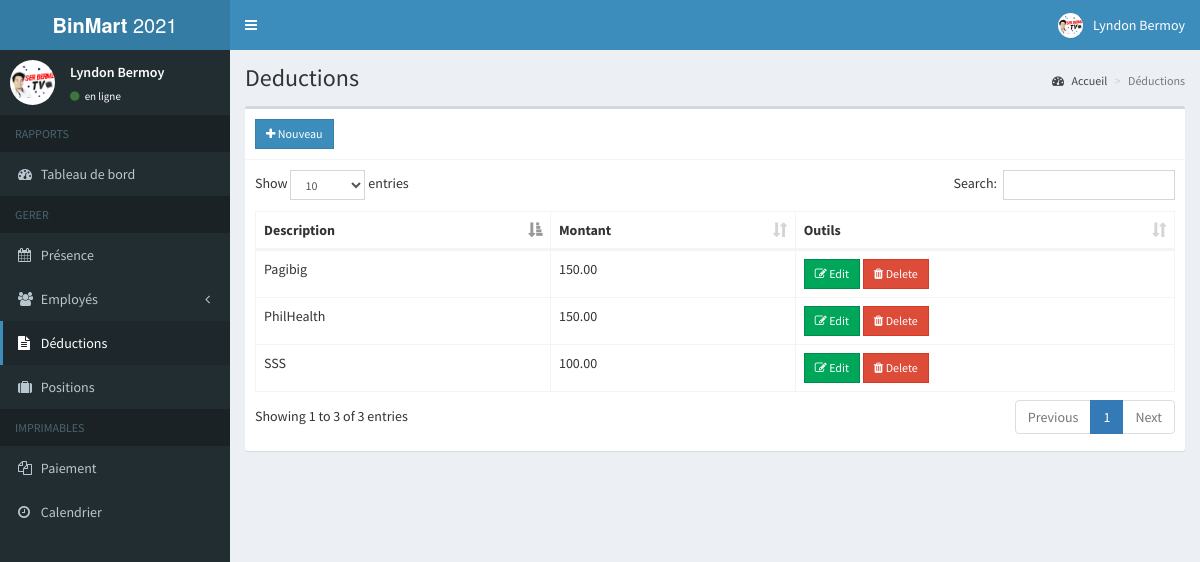
/admin/deduction.php (signed in), run on the app's committed database.
### tables this page shows
CREATE TABLE `deductions` (
  `id` int(11) NOT NULL,
  `description` varchar(100) NOT NULL,
  `amount` double NOT NULL
);

### admin/includes/session.php (called while the page is built, shortened)
<?php
	include 'includes/conn.php';
	$sql = "SELECT * FROM admin WHERE id = '".$_SESSION['admin']."'";
	$query = $conn->query($sql);
	$user = $query->fetch_assoc();
?>

### admin/deduction.php (the view, shortened to what this page needs)
<?php include 'includes/session.php'; ?>
<?php include 'includes/header.php'; ?>
<body class="hold-transition skin-blue sidebar-mini">
<div class="wrapper">
  <?php include 'includes/navbar.php'; ?>
  <?php include 'includes/menubar.php'; ?>
  <div class="content-wrapper">
    <section class="content-header">
      <h1>
        Deductions
      </h1>
      <ol class="breadcrumb">
        <li><a href="#"><i class="fa fa-dashboard"></i> Accueil</a></li>
        <li class="active">Déductions</li>
      </ol>
    </section>
    <section class="content">
      <div class="row">
        <div class="col-xs-12">
          <div class="box">
            <div class="box-header with-border">
              <a href="#addnew" data-toggle="modal" class="btn btn-primary btn-sm btn-flat"><i class="fa fa-plus"></i> Nouveau</a>
            </div>
            <div class="box-body">
              <table id="example1" class="table table-bordered">
                <thead>
                  <th>Description</th>
                  <th>Montant</th>
                  <th>Outils</th>
                </thead>
                <tbody>
                  <?php
                    $sql = "SELECT * FROM deductions";
                    $query = $conn->query($sql);
                    while($row = $query->fetch_assoc()){
                      echo "
                        <tr>
                          <td>".$row['description']."</td>
                          <td>".number_format($row['amount'], 2)."</td>
                          <td>
                            <button class='btn btn-success btn-sm edit btn-flat' data-id='".$row['id']."'><i class='fa fa-edit'></i> Edit</button>
                            <button class='btn btn-danger btn-sm delete btn-flat' data-id='".$row['id']."'><i class='fa fa-trash'></i> Delete</button>
                          </td>
                        </tr>
                      ";
                    }
                  ?>
                </tbody>
              </table>
            </div>
          </div>
        </div>
      </div>
    </section>
  </div>
</div>
</body>
</html>

### admin/includes/navbar.php (shortened to what this page needs)
<header class="main-header">
    <a href="" class="logo">
      <span class="logo-lg"><b>BinMart</b> 2021</span>
    </a>
    <nav class="navbar navbar-static-top">
      <a href="#" class="sidebar-toggle" data-toggle="push-menu" role="button">
      </a>
      <div class="navbar-custom-menu">
        <ul class="nav navbar-nav">
          <li class="dropdown user user-menu">
            <a href="#" class="dropdown-toggle" data-toggle="dropdown">
              <img src="<?php echo (!empty($user['photo'])) ? '../images/'.$user['photo'] : '../images/profile.jpg'; ?>" class="user-image" alt="User Image">
              <span class="hidden-xs"><?php echo $user['firstname'].' '.$user['lastname']; ?></span>
            </a>
          </li>
        </ul>
      </div>
    </nav>
  </header>

### admin/includes/menubar.php (shortened to what this page needs)
<aside class="main-sidebar">
    <section class="sidebar">
      <div class="user-panel">
        <div class="pull-left image">
          <img src="<?php echo (!empty($user['photo'])) ? '../images/'.$user['photo'] : '../images/profile.jpg'; ?>" class="img-circle" alt="User Image">
        </div>
        <div class="pull-left info">
          <p><?php echo $user['firstname'].' '.$user['lastname']; ?></p>
          <a><i class="fa fa-circle text-success"></i> en ligne</a>
        </div>
      </div>
      <ul class="sidebar-menu" data-widget="tree">
        <li class="header">RAPPORTS</li>
        <li class=""><a href="home.php"><i class="fa fa-dashboard"></i> <span>Tableau de bord</span></a></li>
        <li class="header">GERER</li>
        <li><a href="attendance.php"><i class="fa fa-calendar"></i> <span>Présence</span></a></li>
        <li class="treeview">
          <a href="#">
            <i class="fa fa-users"></i>
            <span>Employés</span>
            <span class="pull-right-container">
              <i class="fa fa-angle-left pull-right"></i>
            </span>
          </a>
        </li>
        <li><a href="deduction.php"><i class="fa fa-file-text"></i> Déductions</a></li>
        <li><a href="position.php"><i class="fa fa-suitcase"></i> Positions</a></li>
        <li class="header">IMPRIMABLES</li>
        <li><a href="payroll.php"><i class="fa fa-files-o"></i> <span>Paiement</span></a></li>
        <li><a href="schedule_employee.php"><i class="fa fa-clock-o"></i> <span>Calendrier</span></a></li>
      </ul>
    </section>
  </aside>

### data on the page
deductions: description "SSS", amount "100.00"
deductions: description "Pagibig", amount "150.00"
deductions: description "PhilHealth", amount "150.00"

### other printed values
$user['firstname'] "Lyndon"
$user['lastname'] "Bermoy"
